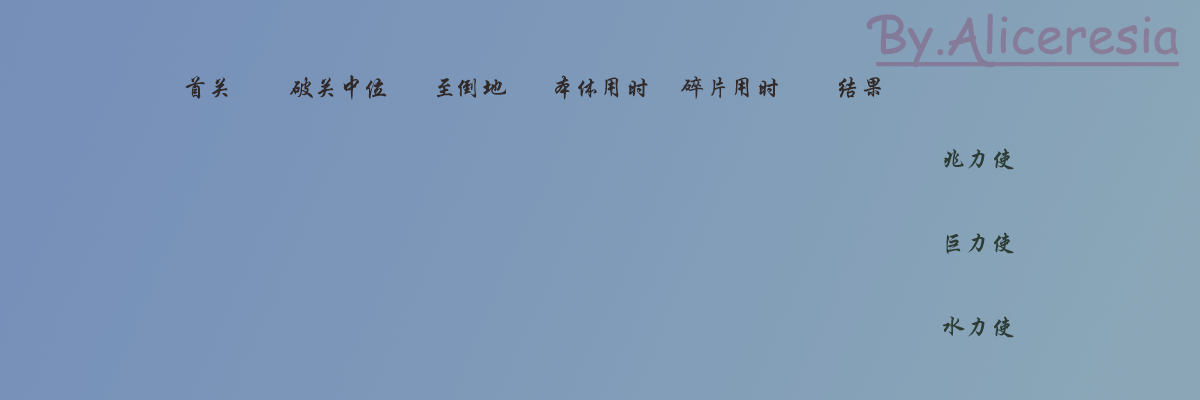
#> input picture src/PIL/idalon_run.png, 1200 x 400 px
$ python test.py   (older library calls are emulated)
#> lines starting #> are read from the running program, lines starting #| are printed output that depends on the picture
str1 = """Aliceresia
匿名

加载耗时：22.18s

水力倒地：7m 3.889s

结算时间：8m 19.325s"""

from PIL import Image, ImageDraw, ImageFont

img = Image.open("./src/PIL/idalon_run.png")
#> img is the input picture: PIL image 1200x400 RGBA; mean R, G, B, A 127, 153.4, 183, 255
draw = ImageDraw.ImageDraw(img)
font = ImageFont.truetype("./src/PIL/font2.TTF", 14)
textW, textH = draw.textsize(str1, font)
#> textW = 125; textH = 134
print(str1)
draw.text((0, (400-textH)/2), str1, font=font)
img.show()
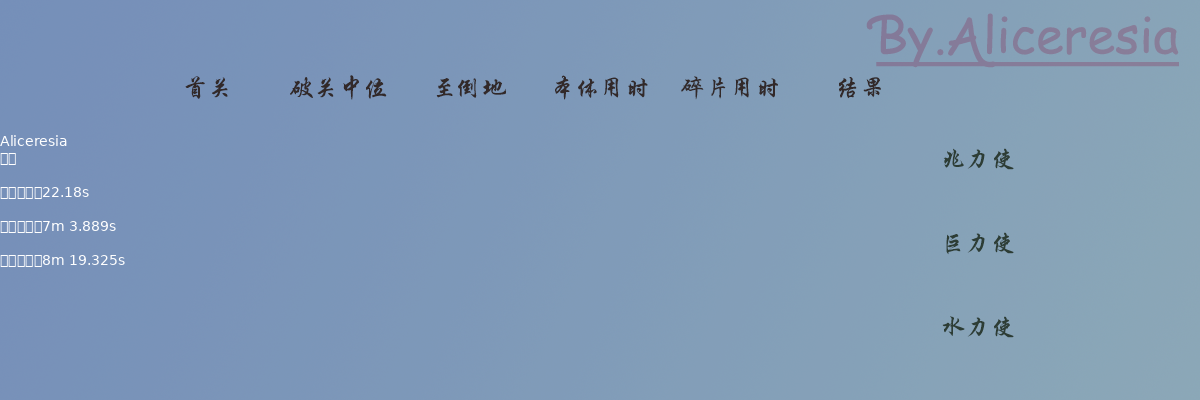
#> shown: PIL image 1200x400 RGBA; mean R, G, B, A 127.4, 153.7, 183.2, 255
